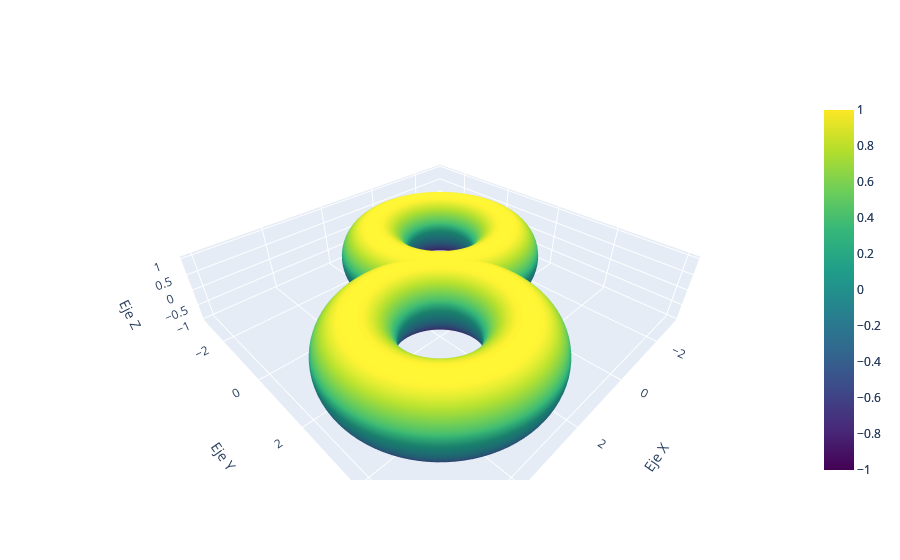

Write notebook code for a chart like this one.
### Code cell
import numpy as np
import plotly.graph_objects as go

# Parámetros de los toros
R1 = 2  # Radio del primer toro mayor
r1 = 1  # Radio del primer toro menor
center1 = (0, 0)  # Centro del primer toro

R2 = 2  # Radio del segundo toro mayor
r2 = 1  # Radio del segundo toro menor
center2 = (3, 3)  # Centro del segundo toro

# Ángulos paramétricos
u = np.linspace(0, 2 * np.pi, 100)
v = np.linspace(0, 2 * np.pi, 100)
U, V = np.meshgrid(u, v)

# Coordenadas paramétricas para el primer toro
x1 = center1[0] + (R1 + r1 * np.cos(V)) * np.cos(U)
y1 = center1[1] + (R1 + r1 * np.cos(V)) * np.sin(U)
z1 = r1 * np.sin(V)

# Coordenadas paramétricas para el segundo toro
x2 = center2[0] + (R2 + r2 * np.cos(V)) * np.cos(U)
y2 = center2[1] + (R2 + r2 * np.cos(V)) * np.sin(U)
z2 = r2 * np.sin(V)

# Crear la figura
fig = go.Figure()

# Agregar la superficie del primer toro
fig.add_trace(go.Surface(x=x1, y=y1, z=z1, colorscale='viridis'))

# Agregar la superficie del segundo toro
fig.add_trace(go.Surface(x=x2, y=y2, z=z2, colorscale='viridis'))

# Configuración del diseño de la escena
fig.update_layout(
    scene=dict(
        xaxis_title='Eje X',
        yaxis_title='Eje Y',
        zaxis_title='Eje Z',
        aspectmode='data'
    )
)

# Mostrar la figura interactiva
fig.show()

### Figure 1 — Plotly figure (JSON) as saved in the notebook; plotly's stock layout.template omitted (floating-point values rounded to 4 significant figures; data arrays with more than 128 entries replaced by an {"elided": "..."} marker saying what was removed)
{"data": [{"colorscale": [[0, "#440154"], [0.1111, "#482878"], [0.2222, "#3e4989"], [0.3333, "#31688e"], [0.4444, "#26828e"], [0.5556, "#1f9e89"], [0.6667, "#35b779"], [0.7778, "#6ece58"], [0.8889, "#b5de2b"], [1, "#fde725"]], "type": "surface", "x": {"elided": "100x100 float values"}, "y": {"elided": "100x100 float values"}, "z": {"elided": "100x100 float values"}}, {"colorscale": [[0, "#440154"], [0.1111, "#482878"], [0.2222, "#3e4989"], [0.3333, "#31688e"], [0.4444, "#26828e"], [0.5556, "#1f9e89"], [0.6667, "#35b779"], [0.7778, "#6ece58"], [0.8889, "#b5de2b"], [1, "#fde725"]], "type": "surface", "x": {"elided": "100x100 float values"}, "y": {"elided": "100x100 float values"}, "z": {"elided": "100x100 float values"}}], "layout": {"scene": {"aspectmode": "data", "xaxis": {"title": {"text": "Eje X"}}, "yaxis": {"title": {"text": "Eje Y"}}, "zaxis": {"title": {"text": "Eje Z"}}}}}
